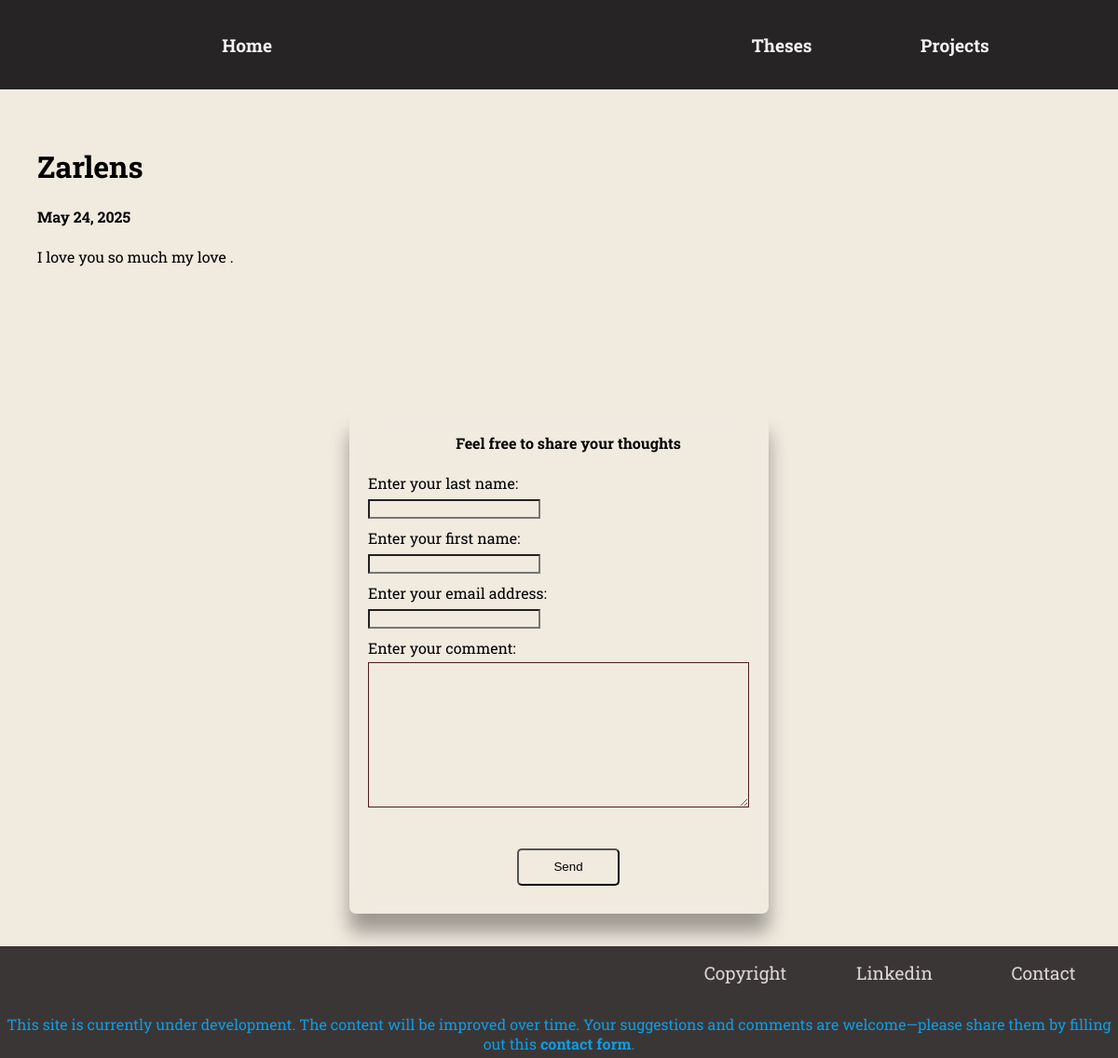
The page /projects/zarlens/ on the database its author committed.
### blog/models.py (models this page shows, shortened)
class Project(models.Model):
    title= models.CharField(max_length=100)
    excerpt = models.CharField(max_length=400)
    date = models.DateField(auto_now=True)
    slug = models.SlugField(unique=True, db_index=True)
    content = models.TextField()
    author = models.ForeignKey(Author, on_delete=models.SET_NULL, null= True, related_name="projects")

### blog/views.py (the view, shortened to what this page needs)
# urls.py: path("projects/<slug:slug>/", views.project_detail, name="project_details")
def project_detail(request, slug):
    if request.method=="GET":
        project = Project.objects.get(slug=slug)
        comment_form = CommentForm()
        return render(request,"blog/project-details.html",{
        "project":project,
        "comment_form": comment_form,
        "comments": project.comments.all().order_by('-id')
         })

### blog/forms.py
class CommentForm(forms.ModelForm):
    class Meta:
        model = Comment
        fields = ["Last_name", "First_name", "Email", "comment"]
        labels = {
            "Last_name": "Enter your last name:",
            "First_name":"Enter your first name: ",
            "Email": "Enter your email address:",
            "comment":"Enter your comment:"
        }
        error_messages = {
            "Last_name":
                {"required": "Please enter your last name"},
            "First_name":
                {"required":"Please enter your first name" },
            "Email":{
                "required": "Please enter a valid email address"
            },
            "comment":{
                "required": "Please enter a valid comment"
            }
        }

### blog/templates/blog/project-details.html (shortened to what this page needs)
{%extends "blog/base.html"%}
{% load static %}
{% block css_files %}
<link rel="stylesheet" href="{%static "styles/base.css"%}">
<link rel="stylesheet" href="{%static "styles/project-details.css"%}">
{% endblock %}
{% block content %}
<main>
    <div class="content">
       <h1>{{project.title}}</h1>
       <h4>{{project.date}}</h4>
       <p>{{project.content}}</p>
    </div>
    <div class="control-form" id="comment-form">
        <form action="{% url "project_details"  project.slug  %}" method = "POST" class="form">
            <h4>Feel free to share your thoughts</h4>
             {% for field in comment_form %}
                <div class="label  {% if field.errors %}errors1{% endif %}  " > {{field.label}}</div>
                <div class="field  {% if field.errors %}errors1{% endif %}"> {{field}}</div>
             {% endfor %}
            <div class="btn">
                 <button>Send</button>
            </div>
        </form>
    </div>
</main>
{% endblock  %}

### blog/static/styles/base.css (style rules this page uses)
body, html { margin: 0; padding: 0; box-sizing: border-box; font-family:"Roboto Slab", serif; ; }

### blog/static/styles/project-details.css (style rules this page uses)
body { background-color: rgb(240, 234, 223); margin: 0; padding: 0; }
main { width: 100%; min-height: 93vh; margin: 0; padding: 0; box-sizing: border-box; }
.content { padding: 40px; }
.control-form { margin-top: 100px; margin-bottom: 30px; width: 100%; height: auto; display: flex; justify-content: center; align-items: center; box-sizing: border-box; }
.content p { text-align: justify; line-height: 1.5rem; }
.form { padding-left: 20px; width: 450px; height: 100%; background-color: transparent; display: flex; flex-direction: column; box-sizing: border-box; border-radius: 7px; box-shadow: 0px 20px 20px 0px rgba(0, 0, 0, 0.35); backdrop-filter: blur(12px) contrast(1) saturate(100%); }
.form h4 { text-align: center; }
.form input { background-color: transparent; }
.form textarea { background-color: transparent; margin-right: 20px; width: 95%; box-sizing: border-box; }
.form, .label, .field, .errors { margin-bottom: 5px; }
.errors1 input,textarea { border-color: rgb(78, 27, 27); background-color: rgb(215, 118, 118); }
.btn { display: flex; justify-content: center; align-items: center; margin-top: 30px; margin-bottom: 30px; }
.btn button { width: 110px ; height: 40px; border-radius: 5px; background-color: transparent; }

### rows shown on the page
Project: title "Zarlens", date "May 24, 2025", content "I love you so much my love ."

### other values the page prints
{{ field.label }} "Enter your last name:" "Enter your first name:" "Enter your email address:" "Enter your comment:"
